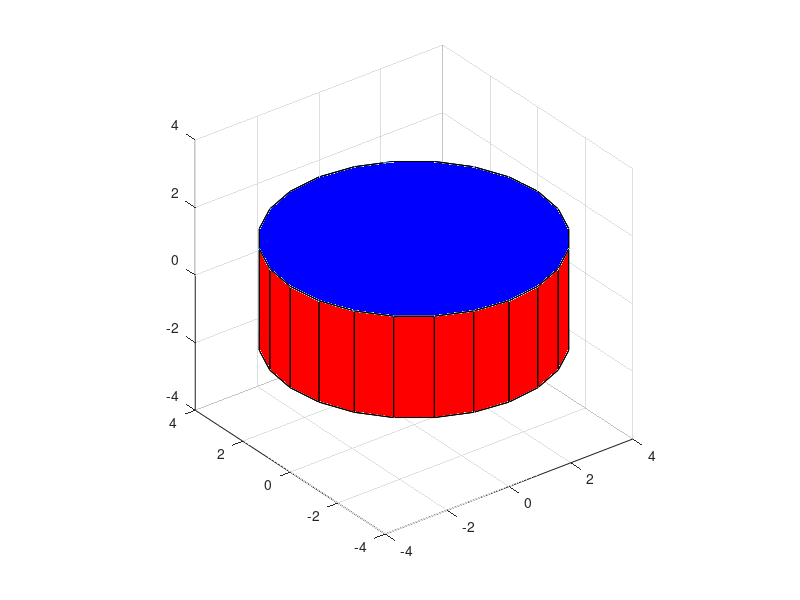

Write MATLAB code to recreate this figure.
clear;

N = 25;
theta = linspace(0,2*pi,N);

pos_x = 0;
pos_y = 0;
pos_z = 0;

r = 4;
h = 3;

figure(1);
clf;

view(3);
point_list_up = zeros(N,3);
point_list_down = zeros(N,3);

for i = 1:N
   point_list (1) = pos_x + r * cos(theta(i));
   point_list (2) = pos_y + r * sin(theta(i));

   point_list_up (i,:) = [point_list, pos_z + h/2];
   point_list_down (i,:) = [point_list, pos_z - h/2];
end

hold on;
plot3(point_list_up(:,1), point_list_up(:,2), point_list_up(:,3));
plot3(point_list_down(:,1), point_list_down(:,2), point_list_down(:,3));


vertex_list = [point_list_up; point_list_down];
face_list = zeros(N-1,4);

for k = 1:N-1
    face_list(k,:) = [k k+1 k + N+1 k+N]; 
end

p = patch('Vertices', vertex_list, 'Faces', face_list,'FaceColor','red');

p = patch('Vertices', point_list_up, 'Faces', [1:N],'FaceColor','blue');

p = patch('Vertices', point_list_down, 'Faces', [1:N],'FaceColor','yellow');

grid on;
axis equal;
